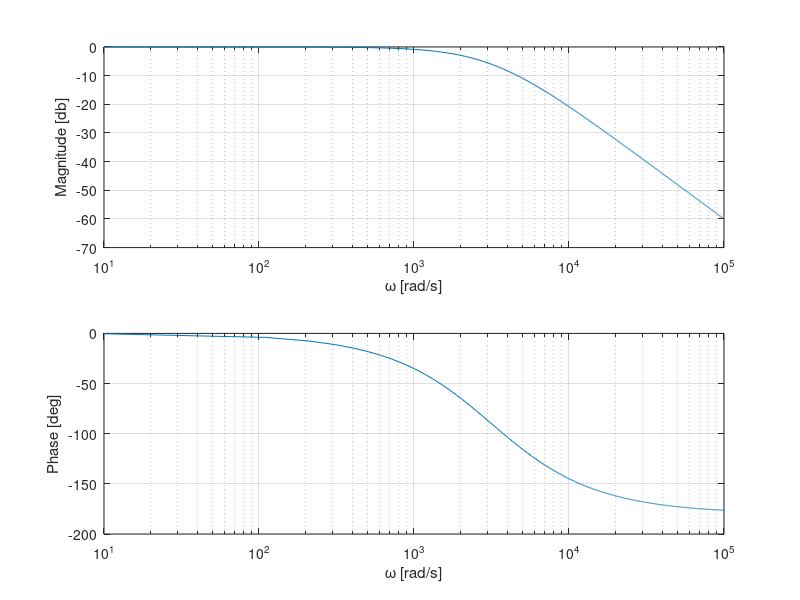
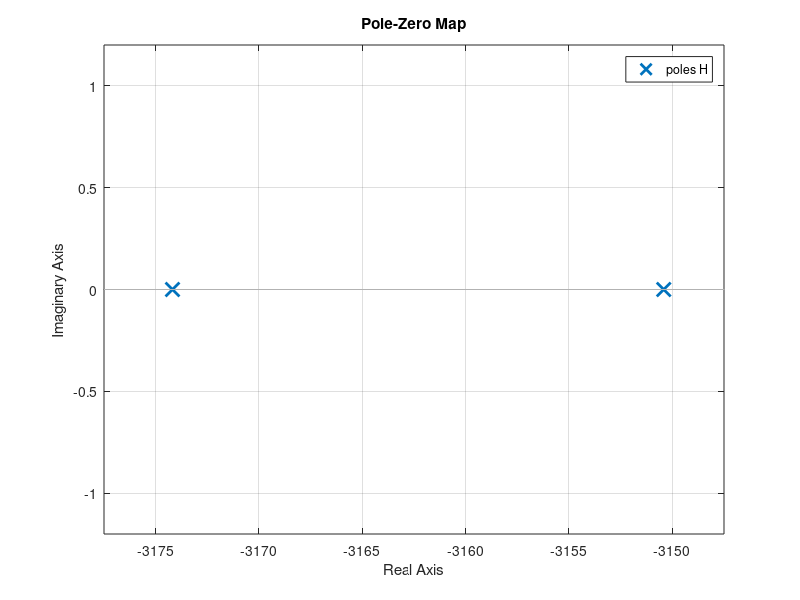
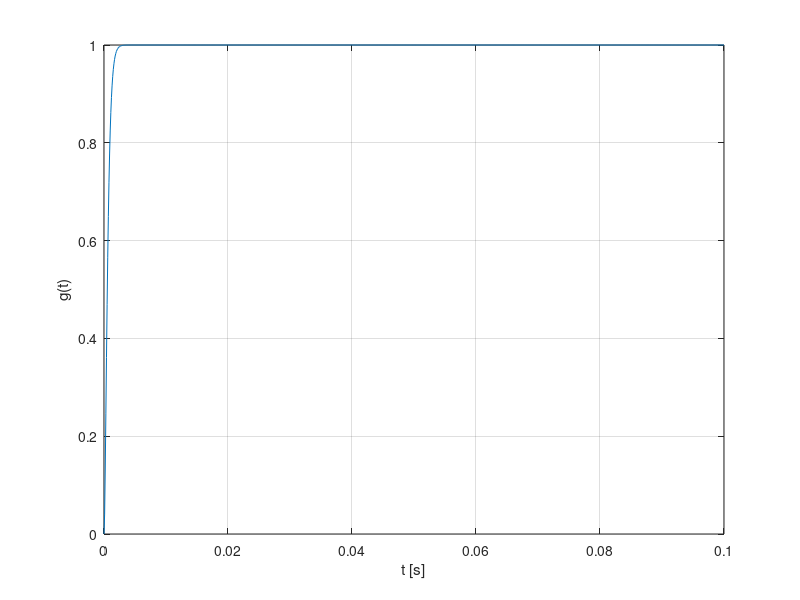

These charts were generated, in order, by the following MATLAB code:
clear all
close all
L=10e-3;                % L
C=10e-6;                % C
                        % R
%R=100;
R=63.246;
%R=44.715;
%R=10;

w0=1/sqrt(L*C);         % Resonant frequency
zeta=(R/2)*sqrt(C/L);   % Damping factor

H=tf([1],[L*C R*C 1]);  % Transfer function
w=linspace(10,1e5,1000);% Frequencies
[mag,ph,w]=bode(H,w);   % Frequency response
mag=squeeze(mag);       % Magnitude response
ph=squeeze(ph);         % Phase response

figure
subplot(2,1,1)
                        % Log magnitude response in dB
semilogx(w,20*log10(mag))
xlabel('\omega [rad/s]')
ylabel('Magnitude [db]')
grid on
subplot(2,1,2)
semilogx(w,ph)          % Log phase response
xlabel('\omega [rad/s]')
ylabel('Phase [deg]')
grid on

figure
pzmap(H)                % Pole-zero plot

                        % Time
t=linspace(0,0.1,1000);
%h=impulse(H,t);        % Impulse response
%figure
%plot(t,h)              % Plot impulse response
%xlabel('t [s]')
%ylabel('h(t)')
grid on
g=step(H,t);            % Step response
figure
plot(t,g)
xlabel('t [s]')         % Plot step response
ylabel('g(t)')
grid on